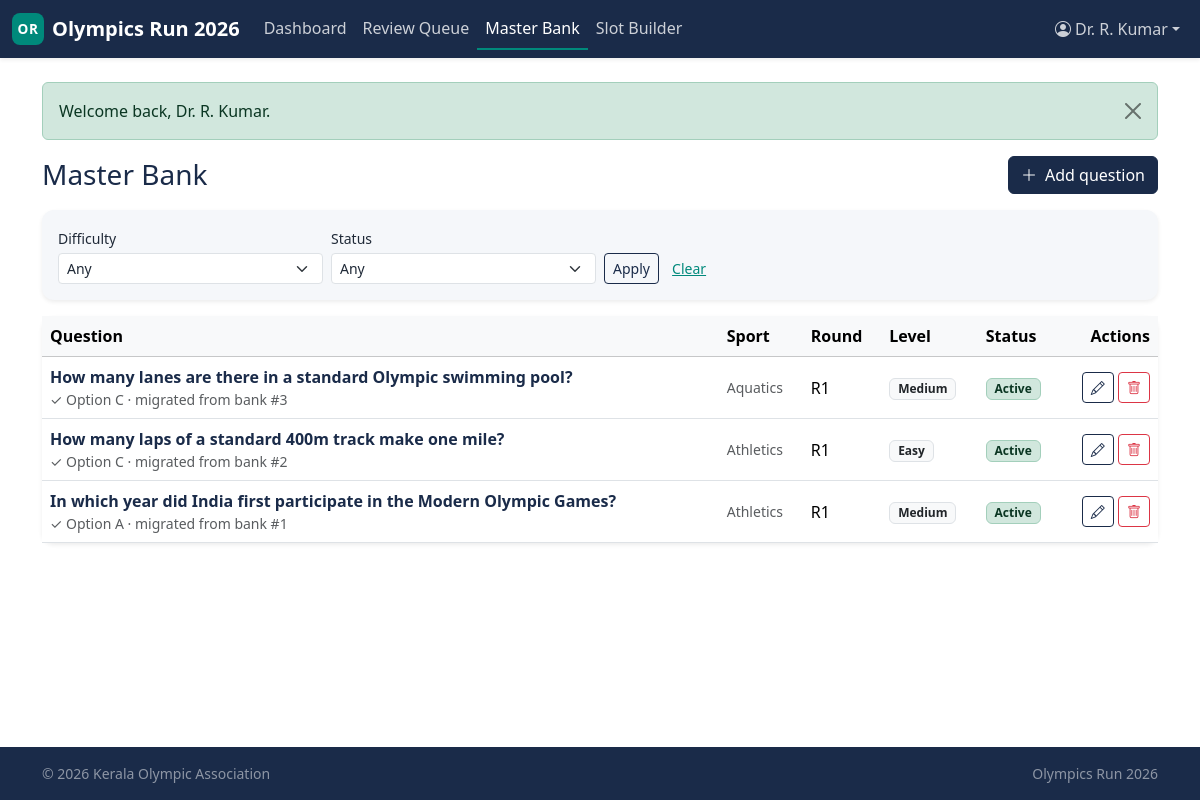
Page /panelist/master (signed in) on the committed database.
### tables this page shows
CREATE TABLE master_questions (
    master_question_id   INT UNSIGNED  NOT NULL AUTO_INCREMENT,
    source_question_id   INT UNSIGNED  NULL,
    association_id       INT UNSIGNED  NOT NULL,
    question_text        TEXT          NOT NULL,
    option_a             VARCHAR(500)  NOT NULL,
    option_b             VARCHAR(500)  NOT NULL,
    option_c             VARCHAR(500)  NOT NULL,
    option_d             VARCHAR(500)  NOT NULL,
    correct_option       ENUM('A','B','C','D') NOT NULL,
    explanation          TEXT          NULL,
    sport                VARCHAR(100)  NULL,
    category             VARCHAR(100)  NULL,
    difficulty           ENUM('easy','medium','hard')
                                NOT NULL DEFAULT 'medium',
    intended_round       TINYINT UNSIGNED NULL,
    status               ENUM('active','retired') NOT NULL DEFAULT 'active',
    added_by_admin_id    INT UNSIGNED  NULL,
    added_by_panelist_id INT UNSIGNED  NULL,
    created_at           DATETIME      NOT NULL DEFAULT CURRENT_TIMESTAMP,
    updated_at           DATETIME      NOT NULL DEFAULT CURRENT_TIMESTAMP
                                                ON UPDATE CURRENT_TIMESTAMP,
    PRIMARY KEY (master_question_id),
    KEY idx_mq_assoc (association_id),
    KEY idx_mq_round (intended_round),
    KEY idx_mq_status (status),
    KEY idx_mq_difficulty (difficulty),
    KEY idx_mq_sport (sport),
    KEY idx_mq_panelist (added_by_panelist_id),
    CONSTRAINT fk_mq_source
        FOREIGN KEY (source_question_id)
            REFERENCES association_question_bank(question_id)
        ON DELETE SET NULL,
    CONSTRAINT fk_mq_assoc
        FOREIGN KEY (association_id) REFERENCES associations(association_id)
        ON DELETE CASCADE,
    CONSTRAINT fk_mq_admin
        FOREIGN KEY (added_by_admin_id) REFERENCES admins(admin_id)
        ON DELETE SET NULL,
    CONSTRAINT fk_mq_panelist
        FOREIGN KEY (added_by_panelist_id) REFERENCES expert_panelists(panelist_id)
        ON DELETE SET NULL
);

### includes/helpers.php (called while the page is built, shortened)
<?php
function e(?string $value): string
{
    return htmlspecialchars((string)$value, ENT_QUOTES | ENT_SUBSTITUTE, 'UTF-8');
}
function view(string $template, array $data = []): string
{
    $__file = __DIR__ . '/../views/' . $template . '.php';
    extract($data, EXTR_SKIP);
    include $__file;
    return ob_get_clean();
}
function render(string $template, array $data = []): void
{
    $content   = view($template, $data);
    include __DIR__ . '/../views/layouts/app.php';
}
function status_badge(?string $status): string
{
    $map = [
        'active'         => 'bg-success-subtle text-success-emphasis border border-success-subtle',
        'approved'       => 'bg-success-subtle text-success-emphasis border border-success-subtle',
        'open'           => 'bg-success-subtle text-success-emphasis border border-success-subtle',
        'published'      => 'bg-success-subtle text-success-emphasis border border-success-subtle',
        'pending'        => 'bg-warning-subtle text-warning-emphasis border border-warning-subtle',
        'needs_revision' => 'bg-warning-subtle text-warning-emphasis border border-warning-subtle',
        'scheduled'      => 'bg-info-subtle text-info-emphasis border border-info-subtle',
        'draft'          => 'bg-secondary-subtle text-secondary-emphasis border border-secondary-subtle',
        'closed'         => 'bg-secondary-subtle text-secondary-emphasis border border-secondary-subtle',
        'inactive'       => 'bg-secondary-subtle text-secondary-emphasis border border-secondary-subtle',
        'suspended'      => 'bg-danger-subtle text-danger-emphasis border border-danger-subtle',
        'rejected'       => 'bg-danger-subtle text-danger-emphasis border border-danger-subtle',
        'cancelled'      => 'bg-danger-subtle text-danger-emphasis border border-danger-subtle',
        'disqualified'   => 'bg-danger-subtle text-danger-emphasis border border-danger-subtle',
    ];
    $key = strtolower((string)$status);
    return 'badge ' . ($map[$key] ?? 'bg-light text-dark border');
}
function status_label(?string $status): string
{
    return ucwords(str_replace('_', ' ', (string)$status));
}

### controllers/PanelistMasterController.php (called while the page is built, shortened)
<?php
final class PanelistMasterController
{
    public function index(): void
    {
        $associationId = $this->associationId();
        $filters = [
            'difficulty' => $_GET['difficulty'] ?? '',
            'status'     => $_GET['status']     ?? '',
        ];
        render('panelist/master/index', [
            'title'     => 'Master Bank — Panel',
            'questions' => MasterQuestion::all($associationId, $filters),
            'filters'   => $filters,
        ]);
    }
    private function associationId(): int
    {
        $id = Auth::associationId();
        return $id;
    }
}

### includes/Database.php (called while the page is built, shortened)
<?php
final class Database
{
    private static ?PDO $pdo = null;
    public static function connection(): PDO
    {
        $cfg = $GLOBALS['APP_CONFIG']['db'];
        $dsn = sprintf(
            'mysql:host=%s;port=%d;dbname=%s;charset=%s',
            $cfg['host'],
            $cfg['port'],
            $cfg['name'],
            $cfg['charset']
        );
        self::$pdo = new PDO($dsn, $cfg['user'], $cfg['pass'], [
            PDO::ATTR_ERRMODE            => PDO::ERRMODE_EXCEPTION,
            PDO::ATTR_DEFAULT_FETCH_MODE => PDO::FETCH_ASSOC,
            PDO::ATTR_EMULATE_PREPARES   => false,
            PDO::MYSQL_ATTR_INIT_COMMAND => "SET NAMES utf8mb4 COLLATE utf8mb4_unicode_ci",
        ]);
        return self::$pdo;
    }
    public static function query(string $sql, array $params = []): PDOStatement
    {
        $stmt = self::connection()->prepare($sql);
        $stmt->execute($params);
        return $stmt;
    }
    public static function fetchAll(string $sql, array $params = []): array
    {
        return self::query($sql, $params)->fetchAll();
    }
}

### models/MasterQuestion.php (called while the page is built, shortened)
<?php
final class MasterQuestion
{
    public static function all(?int $associationId = null, array $filters = []): array
    {
        $sql = 'SELECT mq.*, a.name AS association_name
                  FROM master_questions mq
                  JOIN associations a ON a.association_id = mq.association_id';
        $where = [];
        $params = [];
        if ($associationId !== null) {
            $where[]  = 'mq.association_id = ?';
            $params[] = $associationId;
        }
        if ($where) $sql .= ' WHERE ' . implode(' AND ', $where);
        $sql .= ' ORDER BY mq.master_question_id DESC';
        return Database::fetchAll($sql, $params);
    }
}

### views/panelist/master/index.php (the view, shortened to what this page needs)
<div class="d-md-flex justify-content-between align-items-center mb-3">
    <h1 class="h3 text-navy mb-2 mb-md-0">Master Bank</h1>
    <a href="/panelist/master/new" class="btn btn-primary">
        <i class="bi bi-plus-lg me-1"></i> Add question
    </a>
</div>
<form method="get" action="/panelist/master" class="card panel border-0 shadow-sm mb-3">
    <div class="card-body py-3">
        <div class="row g-2">
            <div class="col-6 col-md-3">
                <label class="form-label small mb-1">Difficulty</label>
                <select name="difficulty" class="form-select form-select-sm">
                    <option value="">Any</option>
                </select>
            </div>
            <div class="col-6 col-md-3">
                <label class="form-label small mb-1">Status</label>
                <select name="status" class="form-select form-select-sm">
                    <option value="">Any</option>
                </select>
            </div>
            <div class="col-12 col-md-auto align-self-end">
                <button class="btn btn-sm btn-outline-navy">Apply</button>
                <a href="/panelist/master" class="btn btn-sm btn-link">Clear</a>
            </div>
        </div>
    </div>
</form>
<div class="card panel border-0 shadow-sm">
    <div class="table-responsive">
        <table class="table align-middle mb-0">
            <thead class="table-light">
                <tr>
                    <th>Question</th>
                    <th class="d-none d-md-table-cell">Sport</th>
                    <th class="d-none d-lg-table-cell">Round</th>
                    <th>Level</th>
                    <th>Status</th>
                    <th class="text-end">Actions</th>
                </tr>
            </thead>
            <tbody>
                <?php if (empty($questions)): ?>
                    <tr><td colspan="6" class="text-center text-muted py-4">No master questions match these filters.</td></tr>
                <?php else: foreach ($questions as $q): ?>
                    <tr>
                        <td>
                            <div class="fw-semibold text-navy">
                                <?= e(mb_strimwidth($q['question_text'], 0, 140, '…')) ?>
                            </div>
                            <div class="small text-muted">
                                ✓ Option <?= e($q['correct_option']) ?>
                                <?php if ($q['source_question_id']): ?>
                                    · <span class="text-muted">migrated from bank #<?= (int)$q['source_question_id'] ?></span>
                                <?php endif; ?>
                            </div>
                        </td>
                        <td class="d-none d-md-table-cell small text-muted"><?= e($q['sport'] ?? '—') ?></td>
                        <td class="d-none d-lg-table-cell">
                            <?= $q['intended_round'] ? 'R' . (int)$q['intended_round'] : '<span class="text-muted">—</span>' ?>
                        </td>
                        <td><span class="badge bg-light text-dark border"><?= e(ucfirst($q['difficulty'])) ?></span></td>
                        <td><span class="<?= status_badge($q['status']) ?>"><?= e(status_label($q['status'])) ?></span></td>
                        <td class="text-end text-nowrap">
                            <a href="/panelist/master/<?= (int)$q['master_question_id'] ?>/edit"
                               class="btn btn-sm btn-outline-navy"><i class="bi bi-pencil"></i></a>
                            <form action="/panelist/master/<?= (int)$q['master_question_id'] ?>/delete"
                                  method="post" class="d-inline"
                                  onsubmit="return confirm('Delete this master question? Used in any slot will block delete.');">
                                <button class="btn btn-sm btn-outline-danger"><i class="bi bi-trash"></i></button>
                            </form>
                        </td>
                    </tr>
                <?php endforeach; endif; ?>
            </tbody>
        </table>
    </div>
</div>

### public/index.php (shortened to what this page needs)
<?php
$reqPath = strtok($_SERVER['REQUEST_URI'] ?? '/', '?') ?: '/';
$reqPath = rtrim($reqPath, '/') ?: '/';
$method  = $_SERVER['REQUEST_METHOD'] ?? 'GET';
foreach ($routes as $pattern => $handler) {
    [$rMethod, $rPath] = explode(' ', $pattern, 2);
    if ($rMethod !== $method) continue;
    if (!str_contains($rPath, '{')) {
        if ($rPath !== $reqPath) continue;
        $params = [];
    } else {
        $regex = '#^' . preg_replace('#\{(\w+)\}#', '(?<$1>[^/]+)', $rPath) . '$#';
        if (!preg_match($regex, $reqPath, $m)) continue;
        $params = array_values(array_filter(
            $m,
            static fn($k) => is_string($k),
            ARRAY_FILTER_USE_KEY
        ));
    }
    if (is_array($handler)) {
        [$class, $methodName] = $handler;
        (new $class)->$methodName(...$params);
    } else {
        $handler(...$params);
    }
    return;
}

### public/css/app.css (style rules this page uses)
:root { --or-navy: #1A2B49; --or-navy-700: #14223A; --or-navy-300: #4A5A75; --or-teal: #00897B; --or-teal-700: #006B61; --or-teal-300: #4DB6A6; --or-panel: #F5F7FA; --or-panel-dark: #E6EAF1; --or-bg: #FFFFFF; --or-text: #1F2937; --or-muted: #6B7280; }
:root, [data-bs-theme="light"] { --bs-primary: var(--or-navy); --bs-primary-rgb: 26, 43, 73; --bs-link-color: var(--or-teal); --bs-link-color-rgb: 0, 137, 123; --bs-link-hover-color: var(--or-teal-700); --bs-body-bg: var(--or-bg); --bs-body-color: var(--or-text); }
body.bg-app { background-color: var(--or-bg); color: var(--or-text); }
.text-navy { color: var(--or-navy) !important; }
.card.panel { background-color: var(--or-panel); border-radius: 0.75rem; }
.btn-primary { --bs-btn-bg: var(--or-navy); --bs-btn-border-color: var(--or-navy); --bs-btn-hover-bg: var(--or-navy-700); --bs-btn-hover-border-color: var(--or-navy-700); --bs-btn-active-bg: var(--or-navy-700); --bs-btn-active-border-color: var(--or-navy-700); --bs-btn-disabled-bg: var(--or-navy-300); --bs-btn-disabled-border-color: var(--or-navy-300); }
.btn-outline-navy { --bs-btn-color: var(--or-navy); --bs-btn-border-color: var(--or-navy); --bs-btn-hover-color: #fff; --bs-btn-hover-bg: var(--or-navy); --bs-btn-hover-border-color: var(--or-navy); }

### rows in the picture
master_questions: question_text "How many lanes are there in a standard Olympic swimming pool?", correct_option "C", source_question "3", sport "Aquatics", intended_round "1", difficulty "Medium", status "Active"
master_questions: question_text "How many laps of a standard 400m track make one mile?", correct_option "C", source_question "2", sport "Athletics", intended_round "1", difficulty "Easy", status "Active"
master_questions: question_text "In which year did India first participate in the Modern Olympic Games?", correct_option "A", source_question "1", sport "Athletics", intended_round "1", difficulty "Medium", status "Active"

### other values in the picture
$item['label'] "Dashboard"
$item['label'] "Review Queue"
$item['label'] "Master Bank"
$item['label'] "Slot Builder"
$msg "Welcome back, Dr. R. Kumar."
